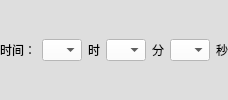
      <widget class="QWidget" name="widget" native="true">
       <property name="sizePolicy">
        <sizepolicy hsizetype="Fixed" vsizetype="Fixed">
         <horstretch>0</horstretch>
         <verstretch>0</verstretch>
        </sizepolicy>
       </property>
       <property name="minimumSize">
        <size>
         <width>0</width>
         <height>35</height>
        </size>
       </property>
       <property name="styleSheet">
        <string notr="true">background-color: rgb(222, 222, 222);</string>
       </property>
       <layout class="QVBoxLayout" name="verticalLayout_2">
        <property name="spacing">
         <number>0</number>
        </property>
        <property name="leftMargin">
         <number>0</number>
        </property>
        <property name="topMargin">
         <number>0</number>
        </property>
        <property name="rightMargin">
         <number>0</number>
        </property>
        <property name="bottomMargin">
         <number>0</number>
        </property>
        <item>
         <layout class="QHBoxLayout" name="horizontalLayout_7">
          <property name="spacing">
           <number>6</number>
          </property>
          <item>
           <widget class="QLabel" name="label">
            <property name="sizePolicy">
             <sizepolicy hsizetype="Preferred" vsizetype="Fixed">
              <horstretch>0</horstretch>
              <verstretch>0</verstretch>
             </sizepolicy>
            </property>
            <property name="minimumSize">
             <size>
              <width>0</width>
              <height>25</height>
             </size>
            </property>
            <property name="maximumSize">
             <size>
              <width>16777215</width>
              <height>25</height>
             </size>
            </property>
            <property name="styleSheet">
             <string notr="true">font: 10pt &quot;黑体&quot;;</string>
            </property>
            <property name="text">
             <string>时间：</string>
            </property>
            <property name="alignment">
             <set>Qt::AlignCenter</set>
            </property>
           </widget>
          </item>
          <item>
           <widget class="QComboBox" name="hourComboBox">
            <property name="minimumSize">
             <size>
              <width>40</width>
              <height>20</height>
             </size>
            </property>
            <property name="maximumSize">
             <size>
              <width>40</width>
              <height>16777215</height>
             </size>
            </property>
            <property name="styleSheet">
             <string notr="true">background-color:white;</string>
            </property>
           </widget>
          </item>
          <item>
           <widget class="QLabel" name="label_2">
            <property name="minimumSize">
             <size>
              <width>0</width>
              <height>25</height>
             </size>
            </property>
            <property name="styleSheet">
             <string notr="true">font: 10pt &quot;黑体&quot;;</string>
            </property>
            <property name="text">
             <string>时</string>
            </property>
            <property name="alignment">
             <set>Qt::AlignCenter</set>
            </property>
           </widget>
          </item>
          <item>
           <widget class="QComboBox" name="minuteComboBox">
            <property name="minimumSize">
             <size>
              <width>0</width>
              <height>20</height>
             </size>
            </property>
            <property name="maximumSize">
             <size>
              <width>40</width>
              <height>16777215</height>
             </size>
            </property>
            <property name="styleSheet">
             <string notr="true">background-color:white;</string>
            </property>
           </widget>
          </item>
          <item>
           <widget class="QLabel" name="label_3">
            <property name="minimumSize">
             <size>
              <width>0</width>
              <height>25</height>
             </size>
            </property>
            <property name="styleSheet">
             <string notr="true">font: 10pt &quot;黑体&quot;;</string>
            </property>
            <property name="text">
             <string>分</string>
            </property>
            <property name="alignment">
             <set>Qt::AlignCenter</set>
            </property>
           </widget>
          </item>
          <item>
           <widget class="QComboBox" name="secComboBox">
            <property name="minimumSize">
             <size>
              <width>0</width>
              <height>20</height>
             </size>
            </property>
            <property name="maximumSize">
             <size>
              <width>40</width>
              <height>16777215</height>
             </size>
            </property>
            <property name="styleSheet">
             <string notr="true">background-color:white;</string>
            </property>
           </widget>
          </item>
          <item>
           <widget class="QLabel" name="label_4">
            <property name="minimumSize">
             <size>
              <width>0</width>
              <height>25</height>
             </size>
            </property>
            <property name="styleSheet">
             <string notr="true">font: 10pt &quot;黑体&quot;;</string>
            </property>
            <property name="text">
             <string>秒</string>
            </property>
           </widget>
          </item>
         </layout>
        </item>
       </layout>
      </widget>
